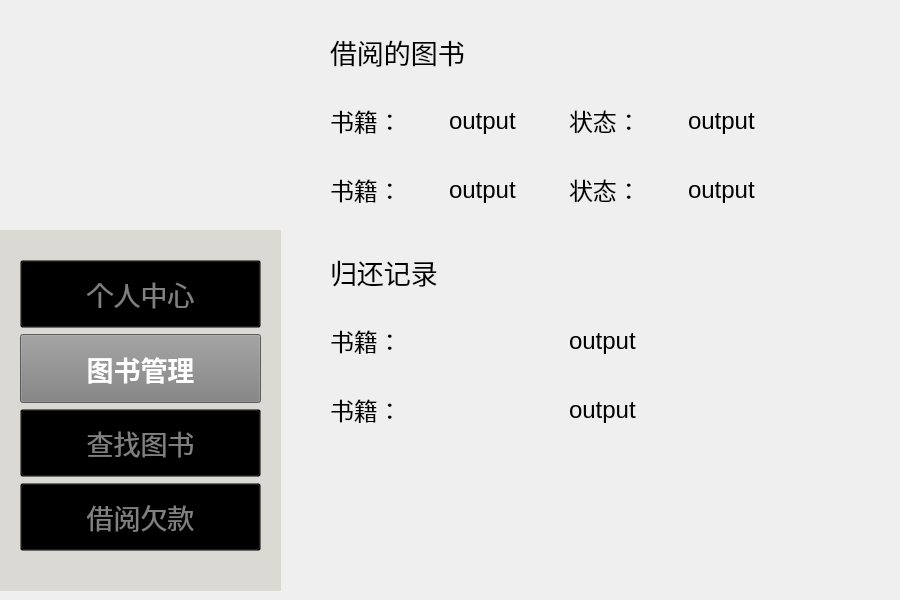
<?xml version="1.0" encoding="UTF-8"?>
<ui version="4.0">
 <class>bookmode</class>
 <widget class="QWidget" name="bookmode">
  <property name="geometry">
   <rect>
    <x>0</x>
    <y>0</y>
    <width>900</width>
    <height>600</height>
   </rect>
  </property>
  <property name="windowTitle">
   <string>Form</string>
  </property>
  <widget class="QWidget" name="verticalLayoutWidget_4">
   <property name="geometry">
    <rect>
     <x>330</x>
     <y>240</y>
     <width>471</width>
     <height>201</height>
    </rect>
   </property>
   <layout class="QVBoxLayout" name="verticalLayout_3">
    <item>
     <widget class="QLabel" name="label_7">
      <property name="font">
       <font>
        <family>华文隶书</family>
        <pointsize>20</pointsize>
       </font>
      </property>
      <property name="text">
       <string>归还记录</string>
      </property>
     </widget>
    </item>
    <item>
     <layout class="QHBoxLayout" name="horizontalLayout_3">
      <item>
       <widget class="QLabel" name="label_15">
        <property name="font">
         <font>
          <pointsize>18</pointsize>
         </font>
        </property>
        <property name="text">
         <string>书籍：</string>
        </property>
       </widget>
      </item>
      <item>
       <widget class="QLabel" name="label_16">
        <property name="font">
         <font>
          <pointsize>18</pointsize>
         </font>
        </property>
        <property name="text">
         <string>output</string>
        </property>
       </widget>
      </item>
     </layout>
    </item>
    <item>
     <layout class="QHBoxLayout" name="horizontalLayout_4">
      <item>
       <widget class="QLabel" name="label_19">
        <property name="font">
         <font>
          <pointsize>18</pointsize>
         </font>
        </property>
        <property name="text">
         <string>书籍：</string>
        </property>
       </widget>
      </item>
      <item>
       <widget class="QLabel" name="label_20">
        <property name="font">
         <font>
          <pointsize>18</pointsize>
         </font>
        </property>
        <property name="text">
         <string>output</string>
        </property>
       </widget>
      </item>
     </layout>
    </item>
   </layout>
  </widget>
  <widget class="QWidget" name="verticalLayoutWidget_3">
   <property name="geometry">
    <rect>
     <x>330</x>
     <y>20</y>
     <width>471</width>
     <height>201</height>
    </rect>
   </property>
   <layout class="QVBoxLayout" name="verticalLayout">
    <item>
     <widget class="QLabel" name="label_5">
      <property name="font">
       <font>
        <family>华文隶书</family>
        <pointsize>20</pointsize>
       </font>
      </property>
      <property name="text">
       <string>借阅的图书</string>
      </property>
     </widget>
    </item>
    <item>
     <layout class="QHBoxLayout" name="horizontalLayout_2">
      <item>
       <widget class="QLabel" name="label_11">
        <property name="font">
         <font>
          <pointsize>18</pointsize>
         </font>
        </property>
        <property name="text">
         <string>书籍：</string>
        </property>
       </widget>
      </item>
      <item>
       <widget class="QLabel" name="label_12">
        <property name="font">
         <font>
          <pointsize>18</pointsize>
         </font>
        </property>
        <property name="text">
         <string>output</string>
        </property>
       </widget>
      </item>
      <item>
       <widget class="QLabel" name="label_13">
        <property name="font">
         <font>
          <pointsize>18</pointsize>
         </font>
        </property>
        <property name="text">
         <string>状态：</string>
        </property>
       </widget>
      </item>
      <item>
       <widget class="QLabel" name="label_14">
        <property name="font">
         <font>
          <pointsize>18</pointsize>
         </font>
        </property>
        <property name="text">
         <string>output</string>
        </property>
       </widget>
      </item>
     </layout>
    </item>
    <item>
     <layout class="QHBoxLayout" name="horizontalLayout">
      <item>
       <widget class="QLabel" name="label_8">
        <property name="font">
         <font>
          <pointsize>18</pointsize>
         </font>
        </property>
        <property name="text">
         <string>书籍：</string>
        </property>
       </widget>
      </item>
      <item>
       <widget class="QLabel" name="label_6">
        <property name="font">
         <font>
          <pointsize>18</pointsize>
         </font>
        </property>
        <property name="text">
         <string>output</string>
        </property>
       </widget>
      </item>
      <item>
       <widget class="QLabel" name="label_9">
        <property name="font">
         <font>
          <pointsize>18</pointsize>
         </font>
        </property>
        <property name="text">
         <string>状态：</string>
        </property>
       </widget>
      </item>
      <item>
       <widget class="QLabel" name="label_10">
        <property name="font">
         <font>
          <pointsize>18</pointsize>
         </font>
        </property>
        <property name="text">
         <string>output</string>
        </property>
       </widget>
      </item>
     </layout>
    </item>
   </layout>
  </widget>
  <widget class="QWidget" name="verticalLayoutWidget">
   <property name="geometry">
    <rect>
     <x>0</x>
     <y>230</y>
     <width>281</width>
     <height>361</height>
    </rect>
   </property>
   <layout class="QVBoxLayout" name="mode">
    <item>
     <widget class="QFrame" name="frame">
      <property name="enabled">
       <bool>true</bool>
      </property>
      <property name="acceptDrops">
       <bool>false</bool>
      </property>
      <property name="autoFillBackground">
       <bool>false</bool>
      </property>
      <property name="styleSheet">
       <string notr="true">QFrame {
    background-color: rgb(218,217,211); 
}
</string>
      </property>
      <property name="frameShape">
       <enum>QFrame::Shape::NoFrame</enum>
      </property>
      <property name="frameShadow">
       <enum>QFrame::Shadow::Plain</enum>
      </property>
      <widget class="QWidget" name="verticalLayoutWidget_2">
       <property name="geometry">
        <rect>
         <x>20</x>
         <y>30</y>
         <width>241</width>
         <height>291</height>
        </rect>
       </property>
       <layout class="QVBoxLayout" name="verticalLayout_2">
        <item>
         <widget class="QPushButton" name="PersonalMode_Button">
          <property name="enabled">
           <bool>true</bool>
          </property>
          <property name="sizePolicy">
           <sizepolicy hsizetype="Expanding" vsizetype="Expanding">
            <horstretch>0</horstretch>
            <verstretch>0</verstretch>
           </sizepolicy>
          </property>
          <property name="font">
           <font>
            <pointsize>20</pointsize>
            <bold>false</bold>
           </font>
          </property>
          <property name="focusPolicy">
           <enum>Qt::FocusPolicy::ClickFocus</enum>
          </property>
          <property name="layoutDirection">
           <enum>Qt::LayoutDirection::LeftToRight</enum>
          </property>
          <property name="autoFillBackground">
           <bool>false</bool>
          </property>
          <property name="styleSheet">
           <string notr="true">QPushButton {
    background-color: transparent;
    color: grey;
}
</string>
          </property>
          <property name="text">
           <string>个人中心</string>
          </property>
         </widget>
        </item>
        <item>
         <widget class="QPushButton" name="BookMode_Button">
          <property name="enabled">
           <bool>true</bool>
          </property>
          <property name="sizePolicy">
           <sizepolicy hsizetype="Expanding" vsizetype="Expanding">
            <horstretch>0</horstretch>
            <verstretch>0</verstretch>
           </sizepolicy>
          </property>
          <property name="palette">
           <palette>
            <active>
             <colorrole role="WindowText">
              <brush brushstyle="SolidPattern">
               <color alpha="255">
                <red>128</red>
                <green>128</green>
                <blue>128</blue>
               </color>
              </brush>
             </colorrole>
             <colorrole role="Button">
              <brush brushstyle="SolidPattern">
               <color alpha="255">
                <red>128</red>
                <green>128</green>
                <blue>128</blue>
               </color>
              </brush>
             </colorrole>
             <colorrole role="Text">
              <brush brushstyle="SolidPattern">
               <color alpha="255">
                <red>128</red>
                <green>128</green>
                <blue>128</blue>
               </color>
              </brush>
             </colorrole>
             <colorrole role="ButtonText">
              <brush brushstyle="SolidPattern">
               <color alpha="255">
                <red>128</red>
                <green>128</green>
                <blue>128</blue>
               </color>
              </brush>
             </colorrole>
             <colorrole role="Base">
              <brush brushstyle="SolidPattern">
               <color alpha="255">
                <red>128</red>
                <green>128</green>
                <blue>128</blue>
               </color>
              </brush>
             </colorrole>
             <colorrole role="Window">
              <brush brushstyle="SolidPattern">
               <color alpha="255">
                <red>128</red>
                <green>128</green>
                <blue>128</blue>
               </color>
              </brush>
             </colorrole>
             <colorrole role="PlaceholderText">
              <brush brushstyle="SolidPattern">
               <color alpha="128">
                <red>128</red>
                <green>128</green>
                <blue>128</blue>
               </color>
              </brush>
             </colorrole>
            </active>
            <inactive>
             <colorrole role="WindowText">
              <brush brushstyle="SolidPattern">
               <color alpha="255">
                <red>128</red>
                <green>128</green>
                <blue>128</blue>
               </color>
              </brush>
             </colorrole>
             <colorrole role="Button">
              <brush brushstyle="SolidPattern">
               <color alpha="255">
                <red>128</red>
                <green>128</green>
                <blue>128</blue>
               </color>
              </brush>
             </colorrole>
             <colorrole role="Text">
              <brush brushstyle="SolidPattern">
               <color alpha="255">
                <red>128</red>
                <green>128</green>
                <blue>128</blue>
               </color>
              </brush>
             </colorrole>
             <colorrole role="ButtonText">
              <brush brushstyle="SolidPattern">
               <color alpha="255">
                <red>128</red>
                <green>128</green>
                <blue>128</blue>
               </color>
              </brush>
             </colorrole>
             <colorrole role="Base">
              <brush brushstyle="SolidPattern">
               <color alpha="255">
                <red>128</red>
                <green>128</green>
                <blue>128</blue>
               </color>
              </brush>
             </colorrole>
             <colorrole role="Window">
              <brush brushstyle="SolidPattern">
               <color alpha="255">
                <red>128</red>
                <green>128</green>
                <blue>128</blue>
               </color>
              </brush>
             </colorrole>
             <colorrole role="PlaceholderText">
              <brush brushstyle="SolidPattern">
               <color alpha="128">
                <red>128</red>
                <green>128</green>
                <blue>128</blue>
               </color>
              </brush>
             </colorrole>
            </inactive>
            <disabled>
             <colorrole role="WindowText">
              <brush brushstyle="SolidPattern">
               <color alpha="255">
                <red>128</red>
                <green>128</green>
                <blue>128</blue>
               </color>
              </brush>
             </colorrole>
             <colorrole role="Button">
              <brush brushstyle="SolidPattern">
               <color alpha="255">
                <red>128</red>
                <green>128</green>
                <blue>128</blue>
               </color>
              </brush>
             </colorrole>
             <colorrole role="Text">
              <brush brushstyle="SolidPattern">
               <color alpha="255">
                <red>128</red>
                <green>128</green>
                <blue>128</blue>
               </color>
              </brush>
             </colorrole>
             <colorrole role="ButtonText">
              <brush brushstyle="SolidPattern">
               <color alpha="255">
                <red>128</red>
                <green>128</green>
                <blue>128</blue>
               </color>
              </brush>
             </colorrole>
             <colorrole role="Base">
              <brush brushstyle="SolidPattern">
               <color alpha="255">
                <red>128</red>
                <green>128</green>
                <blue>128</blue>
               </color>
              </brush>
             </colorrole>
             <colorrole role="Window">
              <brush brushstyle="SolidPattern">
               <color alpha="255">
                <red>128</red>
                <green>128</green>
                <blue>128</blue>
               </color>
              </brush>
             </colorrole>
             <colorrole role="PlaceholderText">
              <brush brushstyle="SolidPattern">
               <color alpha="128">
                <red>128</red>
                <green>128</green>
                <blue>128</blue>
               </color>
              </brush>
             </colorrole>
            </disabled>
           </palette>
          </property>
          <property name="font">
           <font>
            <pointsize>20</pointsize>
            <bold>true</bold>
           </font>
          </property>
          <property name="mouseTracking">
           <bool>false</bool>
          </property>
          <property name="acceptDrops">
           <bool>false</bool>
          </property>
          <property name="layoutDirection">
           <enum>Qt::LayoutDirection::LeftToRight</enum>
          </property>
          <property name="autoFillBackground">
           <bool>false</bool>
          </property>
          <property name="styleSheet">
           <string notr="true">QPushButton {
    background-color: gray;
    color: white;
}</string>
          </property>
          <property name="text">
           <string>图书管理</string>
          </property>
         </widget>
        </item>
        <item>
         <widget class="QPushButton" name="FindBookMode_Button">
          <property name="sizePolicy">
           <sizepolicy hsizetype="Expanding" vsizetype="Expanding">
            <horstretch>0</horstretch>
            <verstretch>0</verstretch>
           </sizepolicy>
          </property>
          <property name="font">
           <font>
            <pointsize>20</pointsize>
            <bold>false</bold>
           </font>
          </property>
          <property name="layoutDirection">
           <enum>Qt::LayoutDirection::LeftToRight</enum>
          </property>
          <property name="autoFillBackground">
           <bool>false</bool>
          </property>
          <property name="styleSheet">
           <string notr="true">QPushButton {
    background-color: transparent;
    color: grey;
}
</string>
          </property>
          <property name="text">
           <string>查找图书</string>
          </property>
         </widget>
        </item>
        <item>
         <widget class="QPushButton" name="PayMode_Button">
          <property name="sizePolicy">
           <sizepolicy hsizetype="Expanding" vsizetype="Expanding">
            <horstretch>0</horstretch>
            <verstretch>0</verstretch>
           </sizepolicy>
          </property>
          <property name="font">
           <font>
            <pointsize>20</pointsize>
           </font>
          </property>
          <property name="layoutDirection">
           <enum>Qt::LayoutDirection::LeftToRight</enum>
          </property>
          <property name="autoFillBackground">
           <bool>false</bool>
          </property>
          <property name="styleSheet">
           <string notr="true">QPushButton {
    background-color: transparent;
    color: grey;
}
</string>
          </property>
          <property name="text">
           <string>借阅欠款</string>
          </property>
         </widget>
        </item>
       </layout>
       <zorder>BookMode_Button</zorder>
       <zorder>FindBookMode_Button</zorder>
       <zorder>PayMode_Button</zorder>
       <zorder>PersonalMode_Button</zorder>
      </widget>
     </widget>
    </item>
   </layout>
  </widget>
  <widget class="QLabel" name="cat_1">
   <property name="geometry">
    <rect>
     <x>730</x>
     <y>350</y>
     <width>171</width>
     <height>221</height>
    </rect>
   </property>
   <property name="sizePolicy">
    <sizepolicy hsizetype="Expanding" vsizetype="Expanding">
     <horstretch>0</horstretch>
     <verstretch>0</verstretch>
    </sizepolicy>
   </property>
   <property name="maximumSize">
    <size>
     <width>300</width>
     <height>300</height>
    </size>
   </property>
   <property name="text">
    <string/>
   </property>
   <property name="pixmap">
    <pixmap resource="resources.qrc">:/images/E:/document/year_one/3rd/Cat(1).png</pixmap>
   </property>
   <property name="scaledContents">
    <bool>true</bool>
   </property>
  </widget>
  <widget class="QLabel" name="logo">
   <property name="enabled">
    <bool>true</bool>
   </property>
   <property name="geometry">
    <rect>
     <x>0</x>
     <y>0</y>
     <width>281</width>
     <height>271</height>
    </rect>
   </property>
   <property name="styleSheet">
    <string notr="true">QLabel {
    background-color: transparent;
}
</string>
   </property>
   <property name="frameShape">
    <enum>QFrame::Shape::NoFrame</enum>
   </property>
   <property name="frameShadow">
    <enum>QFrame::Shadow::Plain</enum>
   </property>
   <property name="text">
    <string/>
   </property>
   <property name="pixmap">
    <pixmap resource="resources.qrc">:/images/E:/document/year_one/3rd/Logo.png</pixmap>
   </property>
   <property name="scaledContents">
    <bool>true</bool>
   </property>
   <property name="wordWrap">
    <bool>false</bool>
   </property>
   <property name="openExternalLinks">
    <bool>false</bool>
   </property>
   <property name="textInteractionFlags">
    <set>Qt::TextInteractionFlag::LinksAccessibleByMouse</set>
   </property>
  </widget>
  <zorder>logo</zorder>
  <zorder>verticalLayoutWidget_4</zorder>
  <zorder>verticalLayoutWidget_3</zorder>
  <zorder>verticalLayoutWidget</zorder>
  <zorder>cat_1</zorder>
 </widget>
 <resources>
  <include location="resources.qrc"/>
 </resources>
 <connections/>
</ui>
